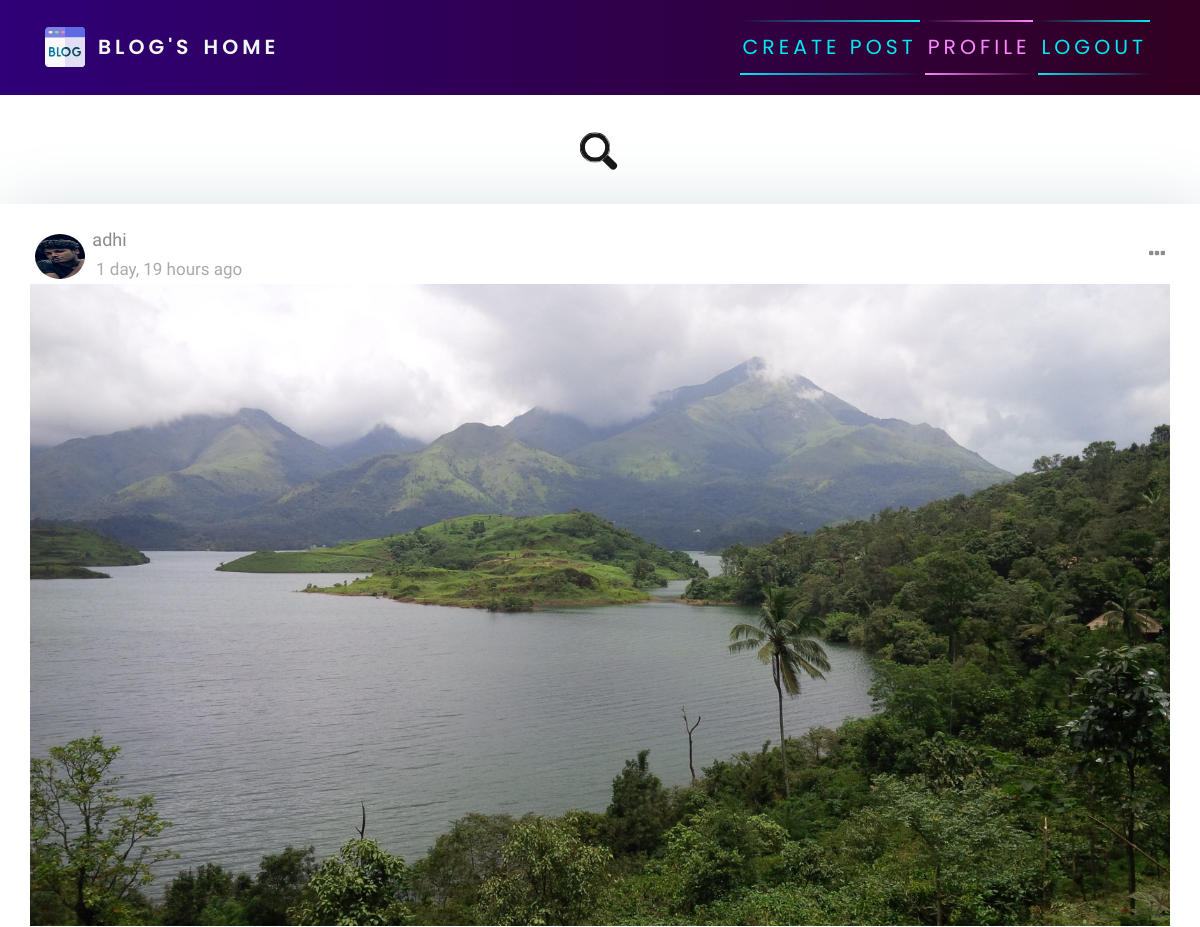
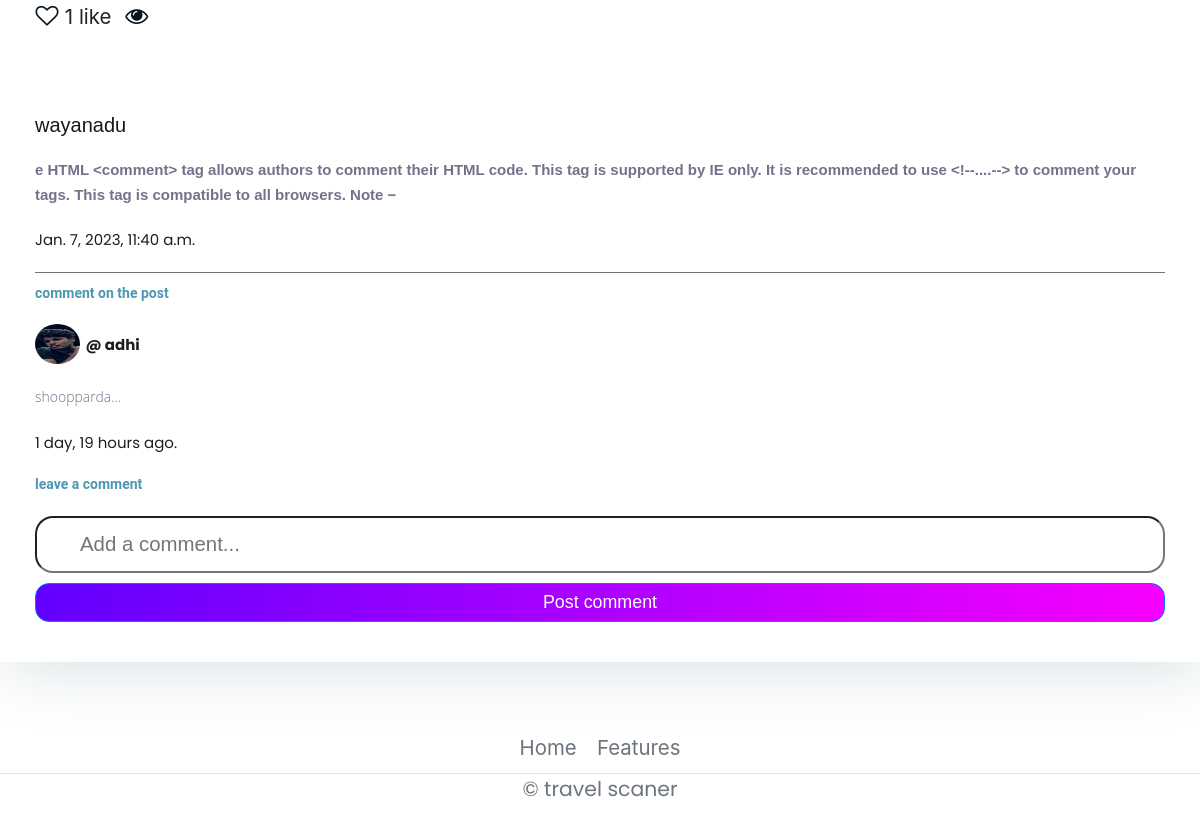
Screenshot of /blog/ (signed in) with the database file from the repository (2 pictures, top to bottom).
### blog/models.py (models this page shows, shortened)
class Post(models.Model):
    title = models.CharField(max_length=200)
    content = models.TextField()
    date_posted = models.DateTimeField(default=timezone.now)
    author = models.ForeignKey(User, on_delete=models.CASCADE, default=1 )
    picture = models.ImageField(upload_to='pic')

class Comment(models.Model):
    comment = models.TextField()
    post = models.ForeignKey(Post,related_name='comments',on_delete=models.CASCADE)
    user = models.ForeignKey(User,related_name='comments',on_delete=models.CASCADE)
    date = models.DateTimeField(auto_now_add=True, null=True)
    class Meta:
        ordering = ["-pk"]

### users/models.py (models this page shows, shortened)
class Profile(models.Model):
    user = models.OneToOneField(User, on_delete=models.CASCADE)
    image = models.ImageField(default='default.jpg', upload_to='profile_pics')

### blog/views.py (the view)
# urls.py: path('', PostListView.as_view(), name="blog-home"),
class PostListView(LoginRequiredMixin, ListView):
    model = Post
    template_name = 'blog/home.html'
    context_object_name = 'posts'
    ordering = ["-date_posted"]
    form = CommentForm

### blog/templates/blog/home.html (shortened to what this page needs)
{% load static %}
{% load social_share %}
{% load hitcount_tags %}
{% load crispy_forms_tags %}
<!DOCTYPE html>
<html>
<head>
    <link rel="stylesheet" href="https://maxcdn.bootstrapcdn.com/bootstrap/4.0.0/css/bootstrap.min.css">
    <link rel="stylesheet" href="{% static 'blog/main.css' %}">
    <link rel="stylesheet" href="{% static 'blog/home.css' %}">
    <link rel="stylesheet" href="{% static 'blog/search.css' %}">
    <link rel="stylesheet" href="{% static 'blog/search3.css' %}">
    <link rel="stylesheet" href="{% static 'blog/like1.css' %}">
    <link rel="stylesheet" href="{% static 'blog/like.js' %}">
		<link href="https://stackpath.bootstrapcdn.com/font-awesome/4.7.0/css/font-awesome.min.css" rel="stylesheet">
    <link rel='stylesheet' href='https://cdnjs.cloudflare.com/ajax/libs/font-awesome/4.7.0/css/font-awesome.min.css'>
</head>
    <header class="site-header">
      <nav class="navbar navbar-expand-md navbar-dark bg-steel fixed-top">
        <div class="container">
          <div class="collapse navbar-collapse" id="navbarToggle">
            <div class="navbar-nav mr-auto">
                {% if user.is_authenticated %}
              <a id="auth-links" style="  font-weight: 600; color:#F8F6F0" class="nav-item nav-link" href="{% url 'blog-home' %}">BLOG'S</a>
              <a id="auth-links" style=" font-weight: 600;color:#F8F6F0" class="nav-item nav-link" href="{% url 'home' %}">HOME</a>
            </div>
            <div class="navbar-nav">
                <a href="{% url 'blog-new' %}" id="auth-links">
                <span></span>
                <span></span>
                Create Post
            </a>
                <a href="{% url 'profile' %}" id="auth-links">
                <span></span>
                <span></span>
                Profile
            </a>
                <a href="{% url 'logout' %}" id="auth-links">
                <span></span>
                <span></span>
                Logout
            </a>
                {% endif %}
            </div>
          </div>
        </div>
      </nav>
    </header>
 <form  class="search-bar" action="{% url 'search_App:searchResult' %}" method="get">
	<input type="search"  placeholder="" name="q" pattern=".*\S.*" required>
	<button class="search-btn" type="submit">
		</button>
</form>
<body style="background-color:#ffffff">
  {% for post in posts %}
<div style="box-shadow: 6px 5px 66px #d7dfe2;" class="contanier ">
<div class="cardbox shadow-lg bg-white">
  <div class="row mx-auto">
   <div class="col-12 col-sm-12 col-md-12 col-lg-12">
    <p style="background-color:#ffffff" class="post">
                <div class="info">
                    <div class="user">
                        <div class="profile-pic"><img src="{{ post.author.profile.image.url }}" alt="" style="flex-shrink: 0;width: 50px; height: 45px; border-radius: 50%;"></div>
                          <div class="media-body">
			                 <p style=" font-size:18px; "class="m-0">&ensp;{{ post.author }}</p>
				             <small><span style=" font-size:17px;" >&ensp; {{ post.date_posted|timesince }}  ago</span></small>
			              </div>
                        </div>
                    <div class="dropdown float-right">
			   <b   data-toggle="dropdown" aria-expanded="false">
				<em style=" color: #8d8d8d; cursor: pointer;"  class="fa fa-ellipsis-h"></em>
			   </b>
			  </div>
                </div>
                <img class="col-12 col-sm-12 col-md-12 col-lg-12" src="{{ post.picture.url }}" class="post-image" alt="">
                 <div class="post-footer-icons-left">
                                   <div class="iconic ml-3">
                                <a style=" font-size:23px; color:#051622;" class="post-comment-like-btn" href="{% url 'like' post.id %}" >
                                  <i class="fa fa-heart-o post-comment-like-icon"></i>
                               </a><span class="post-comment-like-number">{{post.likes.count}} like</span> <i style=" padding-left:8px; font-size:23px; color:#051622;" style="color" class='fa fa-eye' aria-hidden="true"> {% get_hit_count for post %}</i>
                 </div>
                <div class="post-content">
                    <div class="reaction-wrapper">
                    </div><br>
                    <p class="likes">{{ post.title }}</p>
                    <p class="description"><span>{{ post.content }} </span> </p>
                    <p style="color: #1d1e22; "class="post-time" >{{ post.date_posted }}  </p>
                <div style="padding-top: 10px;
  border-top: 1px solid var(--gray);" class="social">
                    <p style="font-family: 'Roboto',sans-serif;
	font-color:#3dd0d8;
	font-size:14px;
	font-weight: bold;
	text-decoration: none;
	transition: 0.5s all ease-in-out;">comment on the post</p>
                            {% for comment in post.comments.all|slice:"3" %}
                            <p> <img src="{{ comment.user.profile.image.url }}" alt="" style="flex-shrink: 0;width: 45px; height: 40px; border-radius: 50%;"> <strong style=" font-size:15px; color: #1d1e22; ">@ {{ comment.user.username }} <br></strong> <p style=" font-family: 'Open Sans', sans-serif;
	                         font-size: 14px;
	                           line-height: 1.9185;
	                         font-weight: 200;
	                         color: #72728c;
	                       -webkit-font-smoothing: antialiased;
	                           -webkit-text-shadow: rgba(0,0,0,.01) 0 0 1px;
	                              text-shadow: rgba(0,0,0,.01) 0 0 1px;">{{ comment.comment|truncatechars:20 }}</p>
                            </p>
                            <p style=" font-size:15px; color: #1d1e22; ">{{ comment.date|timesince }} ago.</p>
                            {% endfor %}
                        <p style="font-family: 'Roboto',sans-serif;
	font-color:#3dd0d8;
	font-size:14px;
	font-weight: bold;
	text-decoration: none;
	transition: 0.5s all ease-in-out;">leave a comment</p>
                        <div class="comment">
                            <form action="{% url 'comment' post_id=post.id %}" method="POST">
                                <input style=" border-radius:18px; padding:15px 43px; " class="col-12 col-sm-12 col-md-12 col-lg-12"class="py-2 small" type="text" name="comment" id="comment"
                                    placeholder="Add a comment..." required>
                                <div class="mt-2 text-right"><button  style="border-radius:14px;  "class="btn btn-primary btn-sm shadow-none" type="submit">Post comment</button></div>
                            </form>
                        </div>
                   </p>
                </div>
         </div>
   </div>
 </div>
</body>
  {% endfor  %}
 <footer >
          <ul class="nav justify-content-center border-bottom"  style="margin-top: 60px;">
            <li class="nav-item"><a href="{% url 'home' %}" class="nav-link px-2 text-muted">Home</a></li>
            <li class="nav-item"><a href="#" class="nav-link px-2 text-muted">Features</a></li>
          </ul>
          <p class="text-center text-muted">&copy; travel scaner</p>
    </footer>
</html>

### blog/static/blog/main.css (style rules this page uses)
body { background-color:#ffffff; margin-top: 5rem; background-size: contain; background-repeat: no-repeat; }
h1, h2, h3, h4, h5, h6, p { color: #4d97b2; font-family: 'Poppins', sans-serif; }
ul { margin: 0; }
.bg-steel { background: linear-gradient(270deg, rgb(49, 0, 33) 0%, rgb(46, 0, 119) 100%); }
.site-header .navbar-nav .nav-link { color: #cbd5db; }
svg { width: 50px; height: 50px; }
#auth-links { font-family: 'Poppins', sans-serif; position: relative; display: inline-block; padding: 12px 3px; margin: 10px 0; color: #03e9f4; text-decoration: none; text-transform: uppercase; transition: 0.5s; letter-spacing: 4px; overflow: hidden; margin-right: 5px; }
#auth-links:nth-child(2) { filter: hue-rotate(110deg); }
#auth-links span { position: absolute; display: block; }
#auth-links span:nth-child(1) { top: 0; left: 0; width: 100%; height: 2px; background: linear-gradient(90deg,transparent,#03e9f4); animation: animate1 1s linear infinite; }
#auth-links span:nth-child(3) { bottom: 0; right: 0; width: 100%; height: 2px; background: linear-gradient(270deg,transparent,#03e9f4); animation: animate3 1s linear infinite; animation-delay: 0.50s; }
button { font-family: 'Poppins', sans-serif; border: none; outline: 0; display: inline-block; padding: 8px; color: white; background-color: #000; text-align: center; cursor: pointer; width: 100%; font-size: 18px; transition: 1s; background: linear-gradient(270deg, rgb(247, 0, 255) 0%, rgb(98, 0, 255) 100%); }

### blog/static/blog/home.css (style rules this page uses)
.post { display: block; max-width: 100%; height: auto; }
.info { width: 100%; height: 60px; display: flex; justify-content: space-between; align-items: center; padding: 0 20px; }
.info .user { display: flex; align-items: center; }
.info .profile-pic { height: 40px; width: 40px; padding: 0; background: none; }
.info .profile-pic img { border: none; }
.post-content { width: 100%; padding: 20px; }
.likes { font-family: 'Oswald', sans-serif; font-size: 20px; font-weight: 500; color: #181818; line-height: 1.1; }
.description { font-family: 'Oswald', sans-serif; font-size: 15px; line-height: 1.7185; font-weight: 100; color: #72728c; -webkit-font-smoothing: antialiased; -webkit-text-shadow: rgba(0,0,0,.01) 0 0 1px; text-shadow: rgba(0,0,0,.01) 0 0 1px; }
.description span { font-weight: bold; margin-right: 10px; }
.post-time { color: #ffffff; font-size: 15px; }

### blog/static/blog/search.css (style rules this page uses)
:root { font-size: calc(16px + (24 - 16)*(100vw - 320px)/(1920 - 320)); }
button, input { font: 1em Hind, sans-serif; line-height: 1.5 em; }
input { color: #171717; }
.search-bar { display: flex; }
.search-bar input, .search-btn { width: 3em; height: 3em; }
.search-bar input:invalid:not(:focus), .search-btn { cursor: pointer; }
.search-bar, .search-bar input:focus, .search-bar input:valid { width: 100%; }
.search-bar { margin: auto; padding: 1em; justify-content: center; max-width: 40em; }
.search-bar input { background: transparent; border-radius: 1.5em; box-shadow: 0 0 0 0.4em #171717 inset; padding: 0.75em; transform: translate(0.5em,0.5em) scale(0.5); transform-origin: 100% 0; -webkit-appearance: none; -moz-appearance: none; appearance: none; }
.search-btn { background: #171717; border-radius: 0 0.75em 0.75em 0 / 0 1.5em 1.5em 0; padding: 0.75em; position: relative; transform: translate(0.25em,0.25em) rotate(45deg) scale(0.25,0.125); transform-origin: 0 50%; }

### blog/static/blog/search3.css (style rules this page uses)
.cardbox { border-radius: 3px; margin-bottom: 15px; padding: 0px !important; }
.media-body { -ms-flex: 1; flex: 1; padding: .4rem !important; }
.media-body p { font-family: 'Rokkitt', serif; font-weight: 500 !important; font-size: 14px; color: #88898a; }
.media-body small span { font-family: 'Rokkitt', serif; font-size: 12px; color: #aaa; margin-right: 10px; }

### blog/static/blog/like1.css (style rules this page uses)
body { background: #000000; }
.post-comment-like-btn { text-align: center; cursor: pointer; }

### rows the page displays
Post: author.profile.image (picture), author "adhi", date_posted "1 day, 19 hours", picture (picture), likes.count "1", title "wayanadu", content "e HTML <comment> tag allows authors to comment their HTML code. This tag is supported by IE only. It is recommended to use <!--....--> to comment your tags. This tag is compatible to all browsers. Note −", date_posted "Jan. 7, 2023, 11:40 a.m."
Comment: user.profile.image (picture), user.username "adhi", comment "shoopparda...", date "1 day, 19 hours"
